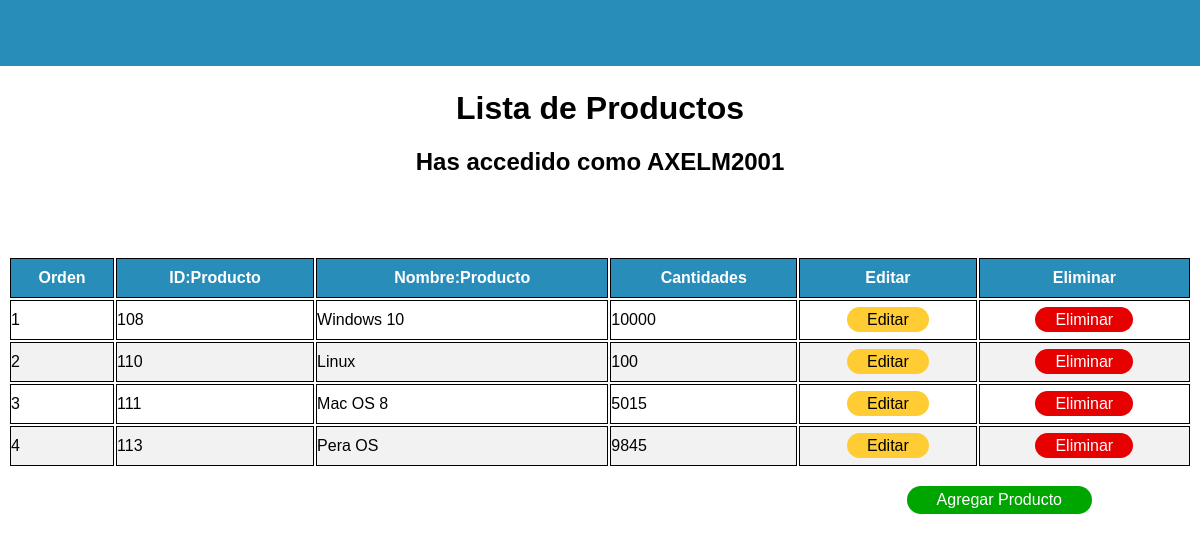
The page /list.php (signed in) on the database its author committed.
### tables this page shows
CREATE TABLE `product` (
  `id` int(11) NOT NULL,
  `proname` varchar(100) NOT NULL,
  `amount` varchar(100) NOT NULL
);

### list.php (the view, shortened to what this page needs)
<?php
require_once "Database/Database.php";
$username = $_SESSION['username'];
$sql_fetch_todos = "SELECT * FROM product ORDER BY id ASC";
$query = mysqli_query($conn, $sql_fetch_todos);
?>
<!doctype html>
<html lang="en">
<head>
</head>
<body>
    <div class="header">
    </div>
    <div class="container">
        <h1>Lista de Productos</h1>
        <h2>Has accedido como <?php echo $str = strtoupper($username) ?></h2>
    </div>
    <div class="table-product">
        <table>
            <tr>
                <th scope="col">Orden</th>
                <th scope="col">ID:Producto</th>
                <th scope="col">Nombre:Producto</th>
                <th scope="col">Cantidades</th>
                <th scope="col">Editar</th>
                <th scope="col">Eliminar</th>
            </tr>
            <tbody>
                <?php
                $idpro = 1;
                while ($row = mysqli_fetch_array($query)) { ?>
                    <tr>
                        <td scope="row"><?php echo $idpro ?></td>
                        <td><?php echo $row['id'] ?></td>
                        <td><?php echo $row['proname'] ?></td>
                        <td><?php echo $row['amount'] ?></td>
                        <td class="modify"><a name="edit" id="" class="bfix" href="fix.php?id=<?php echo $row['id'] ?>&message=<?php echo $row['proname'] ?>&amount=<?php echo $row['amount']; ?> " role="button">
                                Editar
                            </a></td>
                        <td class="delete"><a name="id" id="" class="bdelete" href="main/delete.php?id=<?php echo $row['id'] ?>" role="button">
                                Eliminar
                            </a></td>
                    </tr>
                <?php
                    $idpro++;
                } ?>
            </tbody>
        </table>
        <br>
        <a name="" id="" class="Addlist" style="float:right" href="addlist.php" role="button">Agregar Producto</a>
    </div>
</body>
</html>

### list.php (style rules this page uses)
body { font-family: Arial, Helvetica, sans-serif; }
.header { position: fixed; top: 0px; left: 0px; right: 0px; height: 50px; padding: 5px 13px 11px 0px; width: 100%; color: white; font-family: Arial, Helvetica, sans-serif; margin-top: 0px; bottom: 0; background-color: #298dba; }
.container { margin: 90px auto; margin-bottom: 50px; border-radius: 30px; text-align: center; background-color: white; width: 40%; padding-bottom: 10px; }
table th, tr, td { border: 1px solid black; border-collapse: collapse; padding: 10px 0px 10px 0px; }
table { width: 100%; }
th { color: white; background-color: #298dba; }
tr { background-color: white; }
tr:nth-child(even) { background-color: #f2f2f2; }
.modify { text-align: center; }
.delete { text-align: center; }
.modify .bfix { border-radius: 15px; background-color: #ffcc33; color: black; text-decoration: none; padding: 4px 20px 4px 20px; transition: 0.5s; }
.delete .bdelete { border-radius: 15px; background-color: #e60000; text-decoration: none; color: white; padding: 4px 20px 4px 20px; transition: 0.5s; }
.Addlist { margin-right: 100px; padding: 5px 30px 5px 30px; border-radius: 15px; text-decoration: none; color: white; background-color: #00A600; transition: 0.5s; }

### rows shown on the page
product: id "108", proname "Windows 10", amount "10000"
product: id "110", proname "Linux", amount "100"
product: id "111", proname "Mac OS 8", amount "5015"
product: id "113", proname "Pera OS", amount "9845"

### other values the page prints
$str = strtoupper($username) "AXELM2001"
